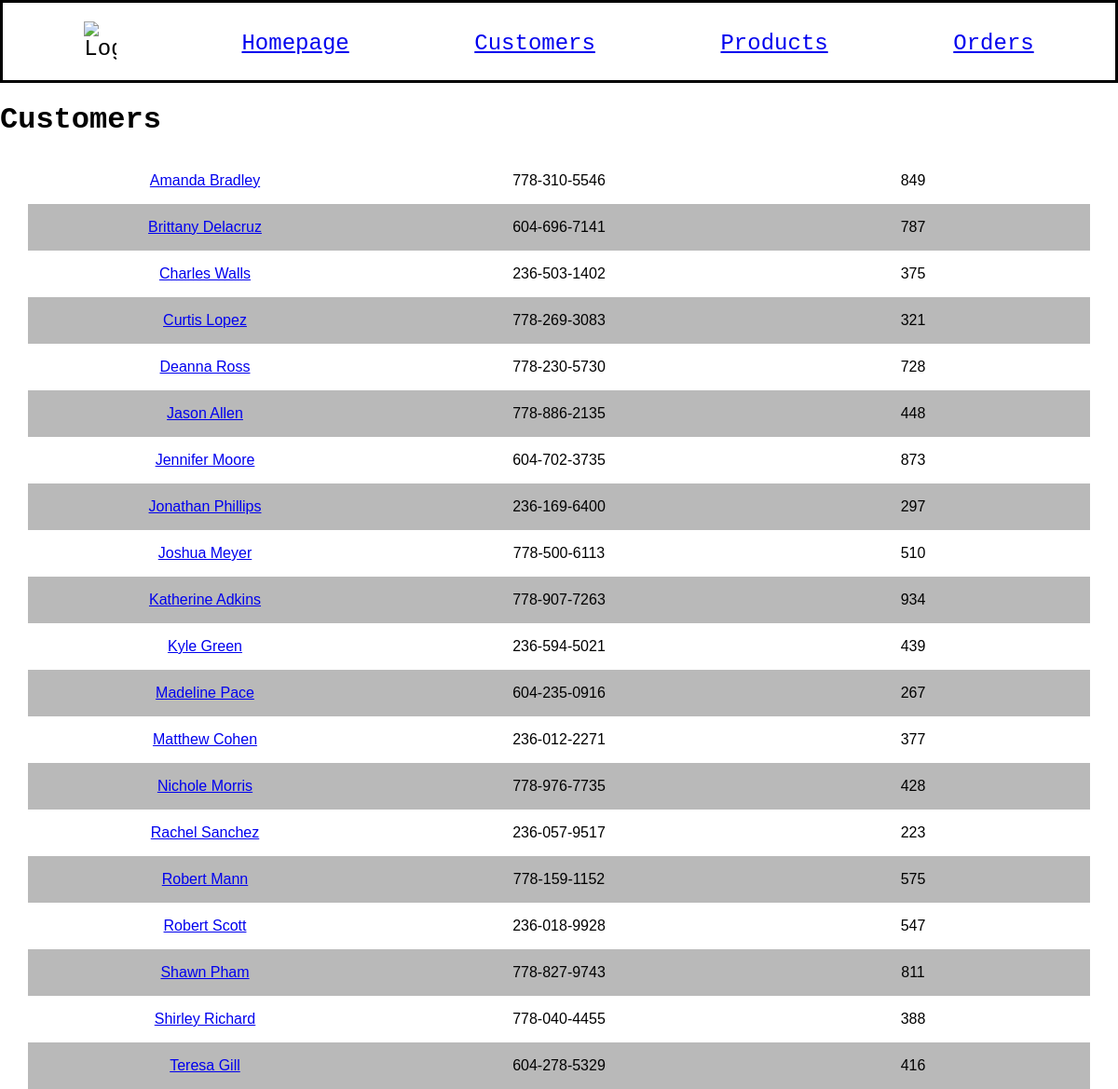
The page /customers on the database as committed earlier.
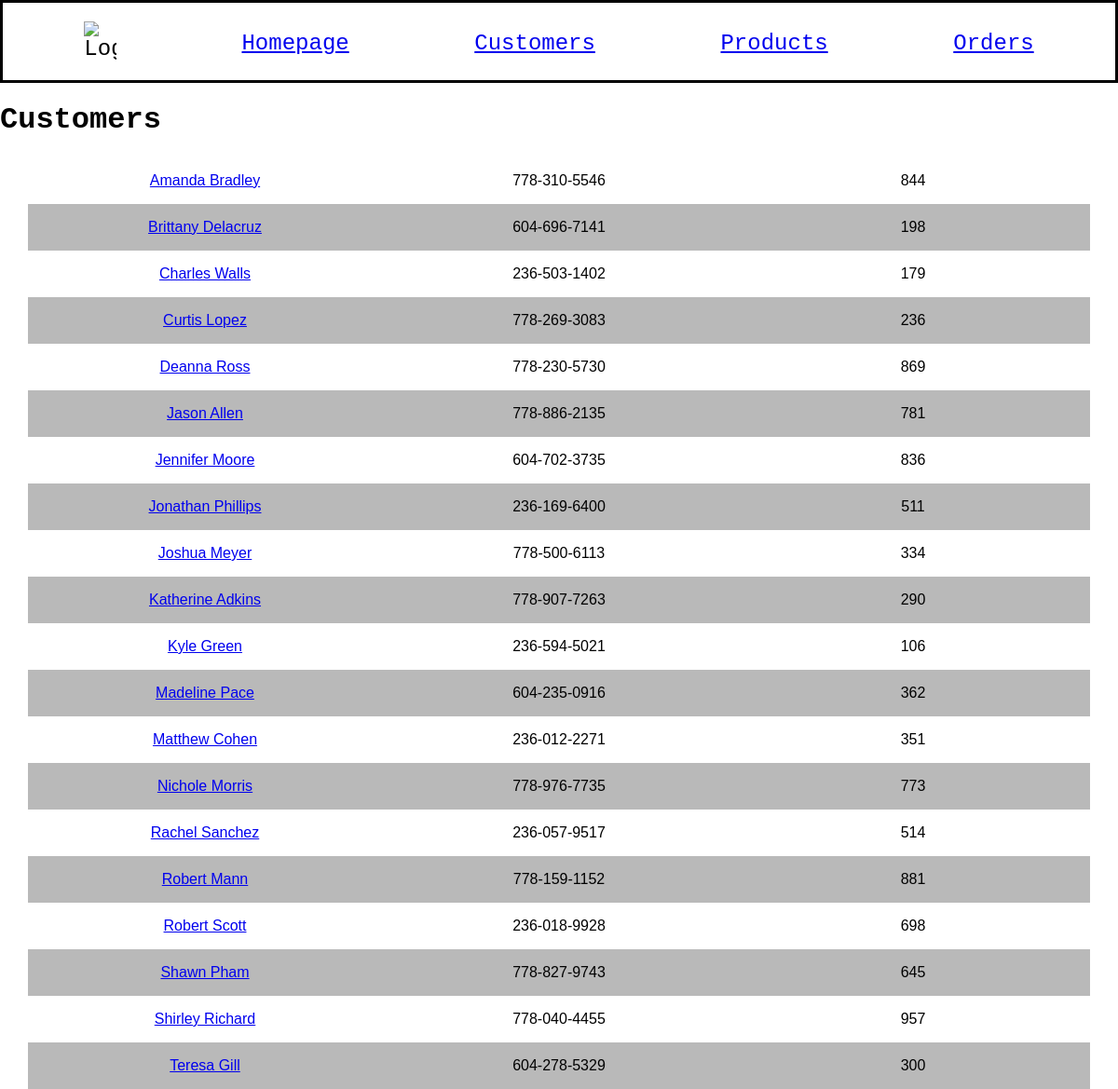
The same page on the database as committed later.
### models.py (models this page shows, shortened)
class Customer(db.Model):
    id = db.Column(db.Integer, primary_key=True)
    name = db.Column(db.String(200), nullable=False, unique=True)
    phone = db.Column(db.String(20), nullable=False, unique=True)
    balance = db.Column(db.Integer, nullable=False, default=0)
    orders = db.relationship('Order', backref='customer')

### app.py (the view)
@app.route("/customers")
def customers():
    statement = select(Customer).order_by(Customer.name)
    records = db.session.execute(statement)
    app_data = records.scalars()
    print(statement)
    return render_template("customers.html", customers=app_data)

### templates/customers.html
{% extends "base.html" %}
{% block content %}
<h1>Customers</h1>
{% for customer in customers %}
<div class="spreadsheet">
    <div>
        <a href="{{url_for('customer_detail', customer_id=customer.id)}}">{{ customer.name }}</a>
    </div>
    <div>
        <p class="info">{{ customer.phone }}</p>
    </div>
    <div>
        <p class="info">{{ customer.balance }}</p>
    </div>
</div>
{% endfor %}
{% endblock %}

Rows that differ between the two databases and show on the page:
changed Customer "Amanda Bradley": balance "849" → "844"
changed Customer "Brittany Delacruz": balance "787" → "198"
changed Customer "Charles Walls": balance "375" → "179"
changed Customer "Curtis Lopez": balance "321" → "236"
changed Customer "Deanna Ross": balance "728" → "869"
changed Customer "Jason Allen": balance "448" → "781"
changed Customer "Jennifer Moore": balance "873" → "836"
changed Customer "Jonathan Phillips": balance "297" → "511"
changed Customer "Joshua Meyer": balance "510" → "334"
changed Customer "Katherine Adkins": balance "934" → "290"
changed Customer "Kyle Green": balance "439" → "106"
changed Customer "Madeline Pace": balance "267" → "362"
changed Customer "Matthew Cohen": balance "377" → "351"
changed Customer "Nichole Morris": balance "428" → "773"
changed Customer "Rachel Sanchez": balance "223" → "514"
changed Customer "Robert Mann": balance "575" → "881"
changed Customer "Robert Scott": balance "547" → "698"
changed Customer "Shawn Pham": balance "811" → "645"
changed Customer "Shirley Richard": balance "388" → "957"
changed Customer "Teresa Gill": balance "416" → "300"
